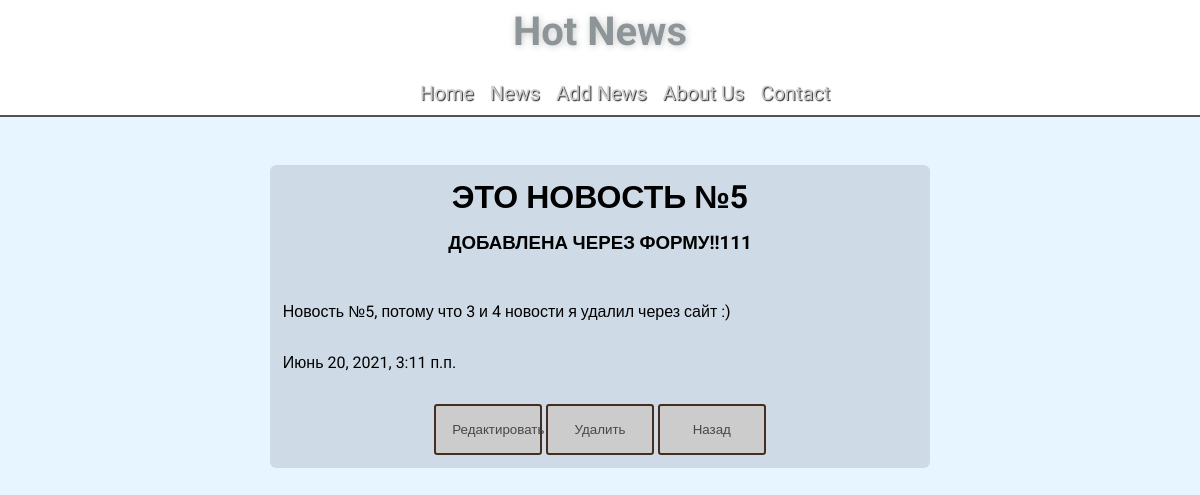
/news/5, run on the app's committed database.
### news/models.py (models this page shows, shortened)
class Articles(models.Model):
  title = models.CharField("Название", max_length=50, null=None)
  subtitle = models.CharField("Заголовок", max_length=250, null=None)
  text = models.TextField("Содержание", null=None)
  date = models.DateTimeField("Дата", default=datetime.datetime.now, blank=True, null=None)
  class Meta:
    verbose_name = "Новость"
    verbose_name_plural = "Новости"

### news/views.py (the view)
# urls.py: path('<int:pk>', views.NewsDetailView.as_view(), name='news_details'),
class NewsDetailView(DetailView):
  model = Articles
  template_name = "news/detail_view.html"
  context_object_name = "article"

### news/templates/news/detail_view.html (shortened to what this page needs)
{% extends 'main/layout.html' %}
{% load static %}
{% block content %}
  <link rel="stylesheet" href="{% static 'main/css/index.css' %}">
  <div class="features">
    <div class="details">
      <h1>{{ article.title }}</h1>
      <h3>{{ article.subtitle }}</h3>
      <p>{{ article.text }}</p>
      <p>{{ article.date }}</p>
      <a href="{% url 'news_update' article.id %}"><button class="btn">Редактировать</button></a>
      <a href="{% url 'news_delete' article.id %}"><button class="btn">Удалить</button></a>
      <a href="{% url 'news_home' %}"><button class="btn">Назад</button></a>
    </div>
  </div>
{% endblock %}

### main/static/main/css/main.css (style rules this page uses)
* { box-sizing: border-box; margin: 0; padding: 0; }
body { background-color: #e6f5ff; font-family: "Roboto", sans-serif; }
button { font-family: "Roboto", sans-serif; }

### main/static/main/css/index.css (style rules this page uses)
:is(h1, h2, h3, p) { text-align: center; margin-bottom: 2rem; }
.features { text-align: center; width: 55%; margin: 1rem auto; background-color: #c4d0daab; padding: .8rem; border-radius: .4rem; }
.features p { margin: 2rem 0; text-align: justify; }
.details > * { margin-bottom: 1rem; }
.details h3 { margin-bottom: 3rem; }
.features .btn { background-color: #CCCCCC; color: #474747; padding: 1rem; border-radius: .2rem; outline: none; border: 2px solid #442e20; cursor: pointer; position: relative; top: 0; transition: background .3s ease, border .3s ease, top .2s ease; width: 17%; }

### data on the page
Articles: title "ЭТО НОВОСТЬ №5", subtitle "ДОБАВЛЕНА ЧЕРЕЗ ФОРМУ!!111", text "Новость №5, потому что 3 и 4 новости я удалил через сайт :)", date "Июнь 20, 2021, 3:11 п.п."
